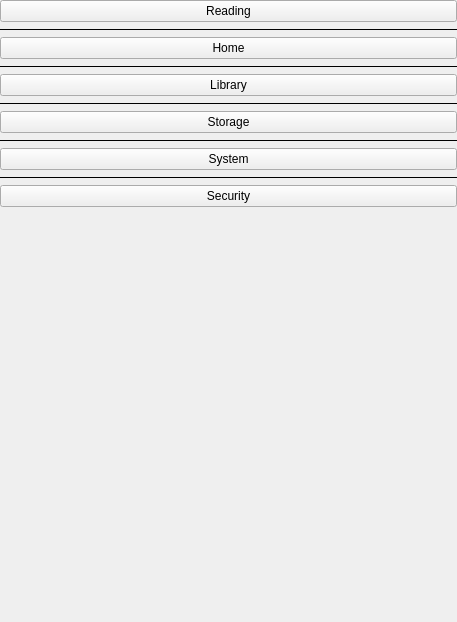
           <widget class="QWidget" name="scrollAreaWidgetContents">
            <property name="geometry">
             <rect>
              <x>0</x>
              <y>0</y>
              <width>457</width>
              <height>622</height>
             </rect>
            </property>
            <layout class="QVBoxLayout" name="verticalLayout_2">
             <property name="leftMargin">
              <number>0</number>
             </property>
             <property name="topMargin">
              <number>0</number>
             </property>
             <property name="rightMargin">
              <number>0</number>
             </property>
             <property name="bottomMargin">
              <number>0</number>
             </property>
             <item>
              <widget class="QPushButton" name="readingSettingsBtn">
               <property name="text">
                <string>Reading</string>
               </property>
              </widget>
             </item>
             <item>
              <widget class="Line" name="line_13">
               <property name="frameShadow">
                <enum>QFrame::Plain</enum>
               </property>
               <property name="orientation">
                <enum>Qt::Horizontal</enum>
               </property>
              </widget>
             </item>
             <item>
              <widget class="QPushButton" name="homeSettingsBtn">
               <property name="text">
                <string>Home</string>
               </property>
              </widget>
             </item>
             <item>
              <widget class="Line" name="line_14">
               <property name="frameShadow">
                <enum>QFrame::Plain</enum>
               </property>
               <property name="orientation">
                <enum>Qt::Horizontal</enum>
               </property>
              </widget>
             </item>
             <item>
              <widget class="QPushButton" name="librarySettingsBtn">
               <property name="text">
                <string>Library</string>
               </property>
              </widget>
             </item>
             <item>
              <widget class="Line" name="line_15">
               <property name="frameShadow">
                <enum>QFrame::Plain</enum>
               </property>
               <property name="orientation">
                <enum>Qt::Horizontal</enum>
               </property>
              </widget>
             </item>
             <item>
              <widget class="QPushButton" name="storageSettingsBtn">
               <property name="text">
                <string>Storage</string>
               </property>
              </widget>
             </item>
             <item>
              <widget class="Line" name="line_16">
               <property name="frameShadow">
                <enum>QFrame::Plain</enum>
               </property>
               <property name="orientation">
                <enum>Qt::Horizontal</enum>
               </property>
              </widget>
             </item>
             <item>
              <widget class="QPushButton" name="systemSettingsBtn">
               <property name="text">
                <string>System</string>
               </property>
              </widget>
             </item>
             <item>
              <widget class="Line" name="line_17">
               <property name="frameShadow">
                <enum>QFrame::Plain</enum>
               </property>
               <property name="orientation">
                <enum>Qt::Horizontal</enum>
               </property>
              </widget>
             </item>
             <item>
              <widget class="QPushButton" name="securitySettingsBtn">
               <property name="text">
                <string>Security</string>
               </property>
              </widget>
             </item>
             <item>
              <spacer name="verticalSpacer_3">
               <property name="orientation">
                <enum>Qt::Vertical</enum>
               </property>
               <property name="sizeHint" stdset="0">
                <size>
                 <width>20</width>
                 <height>40</height>
                </size>
               </property>
              </spacer>
             </item>
            </layout>
           </widget>
